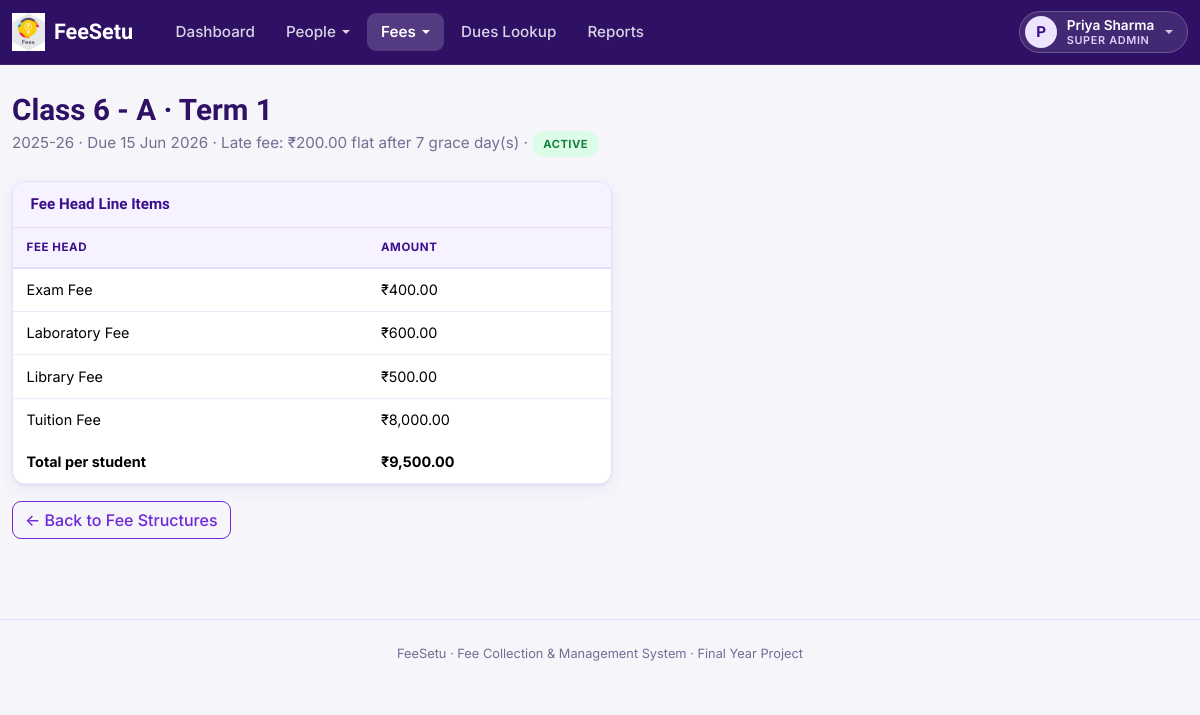
/index.php?route=fee-structures/view&id=1 (signed in), run on the app's committed database.
### tables this page shows
CREATE TABLE fee_structures (
    id                INT AUTO_INCREMENT PRIMARY KEY,
    class_id          INT NOT NULL,
    term              VARCHAR(30) NOT NULL,
    academic_year     VARCHAR(9) NOT NULL,
    due_date          DATE NOT NULL,
    late_fee_type     ENUM('flat','percent') NOT NULL DEFAULT 'flat',
    late_fee_value    DECIMAL(10,2) NOT NULL DEFAULT 0.00,
    grace_days        INT NOT NULL DEFAULT 0,
    created_by        INT NULL,
    status            ENUM('active','inactive') NOT NULL DEFAULT 'active',
    created_at        TIMESTAMP NOT NULL DEFAULT CURRENT_TIMESTAMP,
    UNIQUE KEY uq_structure (class_id, term, academic_year),
    FOREIGN KEY (class_id) REFERENCES classes(id) ON DELETE CASCADE,
    FOREIGN KEY (created_by) REFERENCES users(id) ON DELETE SET NULL
);

CREATE TABLE classes (
    id             INT AUTO_INCREMENT PRIMARY KEY,
    name           VARCHAR(50) NOT NULL,
    section        VARCHAR(10) NOT NULL,
    academic_year  VARCHAR(9) NOT NULL,
    created_at     TIMESTAMP NOT NULL DEFAULT CURRENT_TIMESTAMP,
    UNIQUE KEY uq_class (name, section, academic_year)
);

CREATE TABLE fee_structure_items (
    id                 INT AUTO_INCREMENT PRIMARY KEY,
    fee_structure_id   INT NOT NULL,
    fee_head_id        INT NOT NULL,
    amount             DECIMAL(10,2) NOT NULL,
    UNIQUE KEY uq_structure_item (fee_structure_id, fee_head_id),
    FOREIGN KEY (fee_structure_id) REFERENCES fee_structures(id) ON DELETE CASCADE,
    FOREIGN KEY (fee_head_id) REFERENCES fee_heads(id) ON DELETE RESTRICT
);

CREATE TABLE fee_heads (
    id            INT AUTO_INCREMENT PRIMARY KEY,
    name          VARCHAR(100) NOT NULL UNIQUE,
    description   VARCHAR(255) NULL,
    created_at    TIMESTAMP NOT NULL DEFAULT CURRENT_TIMESTAMP
);

### app/controllers/FeeController.php (called while the page is built, shortened)
<?php
require_once __DIR__ . '/../models/FeeStructure.php';
class FeeController
{
    public function structureView(): void
    {
        $id = (int)($_GET['id'] ?? 0);
        $structure = FeeStructure::find($id);
        $items = FeeStructure::items($id);
        require __DIR__ . '/../views/fees/structure_view.php';
    }
}

### public/index.php (called while the page is built, shortened)
<?php
require_once __DIR__ . '/../core/helpers.php';
require_once __DIR__ . '/../core/Database.php';
require_once __DIR__ . '/../app/controllers/FeeController.php';
$router = new Router();
$router->get('login', fn() => (new AuthController())->showLogin());
$router->post('login', fn() => (new AuthController())->login());
$router->post('logout', fn() => (new AuthController())->logout());
$router->get('account/password', fn() => (new AccountController())->passwordForm());
$router->post('account/password', fn() => (new AccountController())->passwordUpdate());
$router->get('admin/dashboard', fn() => (new AdminController())->dashboard());
$router->get('admin/classes', fn() => (new AdminController())->classes());
$router->post('admin/classes/store', fn() => (new AdminController())->classStore());
$router->post('admin/classes/update', fn() => (new AdminController())->classUpdate());
$router->post('admin/classes/delete', fn() => (new AdminController())->classDelete());
$router->get('admin/students', fn() => (new AdminController())->students());
$router->post('admin/students/store', fn() => (new AdminController())->studentStore());
$router->get('admin/students/import', fn() => (new AdminController())->studentImportForm());
$router->post('admin/students/import', fn() => (new AdminController())->studentImport());
$router->get('admin/students/import/result', fn() => (new AdminController())->studentImportResult());
$router->get('admin/students/view', fn() => (new AdminController())->studentView());
$router->post('admin/students/status', fn() => (new AdminController())->studentStatus());
$router->get('admin/accountants', fn() => (new AdminController())->accountants());
$router->post('admin/accountants/store', fn() => (new AdminController())->accountantStore());
$router->post('admin/accountants/status', fn() => (new AdminController())->accountantStatus());
$router->get('accountant/dashboard', fn() => (new AccountantController())->dashboard());
$router->get('fee-heads', fn() => (new FeeController())->heads());
$router->post('fee-heads/store', fn() => (new FeeController())->headStore());
$router->post('fee-heads/update', fn() => (new FeeController())->headUpdate());
$router->post('fee-heads/delete', fn() => (new FeeController())->headDelete());
$router->get('fee-structures', fn() => (new FeeController())->structures());
$router->get('fee-structures/create', fn() => (new FeeController())->structureCreateForm());
$router->post('fee-structures/store', fn() => (new FeeController())->structureStore());
$router->get('fee-structures/view', fn() => (new FeeController())->structureView());
$router->post('fee-structures/status', fn() => (new FeeController())->structureStatus());
$router->get('dues', fn() => (new DuesController())->search());
$router->get('dues/view', fn() => (new DuesController())->view());
$router->post('dues/concession', fn() => (new DuesController())->concessionStore());
$router->get('payments/collect', fn() => (new PaymentController())->collectForm());
$router->post('payments/store', fn() => (new PaymentController())->store());
$router->get('payments/receipt', fn() => (new PaymentController())->receipt());
$router->get('payments/receipt/download', fn() => (new PaymentController())->receiptDownload());
$router->get('reports', fn() => (new ReportController())->index());
$router->get('student/dashboard', fn() => (new StudentController())->dashboard());
$router->get('student/dues', fn() => (new StudentController())->dues());
$router->get('student/history', fn() => (new StudentController())->history());
$route = $_GET['route'] ?? '';
$router->dispatch($_SERVER['REQUEST_METHOD'], $route);

### core/Router.php (called while the page is built, shortened)
<?php
class Router
{
    private array $routes = ['GET' => [], 'POST' => []];
    public function get(string $route, callable $handler): void
    {
        $this->routes['GET'][$route] = $handler;
    }
    public function post(string $route, callable $handler): void
    {
        $this->routes['POST'][$route] = $handler;
    }
    public function dispatch(string $method, string $route): void
    {
        $handler = $this->routes[$method][$route] ?? null;
        try {
            $handler();
        } catch (Throwable $e) {
            error_log($e->getMessage());
            http_response_code(500);
            require __DIR__ . '/../app/views/errors/500.php';
        }
    }
}

### core/Database.php (called while the page is built)
<?php
class Database
{
    private static ?PDO $instance = null;
    public static function connect(): PDO
    {
        if (self::$instance === null) {
            $config = require __DIR__ . '/../config/database.php';
            $dsn = sprintf(
                'mysql:host=%s;port=%d;dbname=%s;charset=%s',
                $config['host'],
                $config['port'],
                $config['database'],
                $config['charset']
            );
            self::$instance = new PDO($dsn, $config['username'], $config['password'], [
                PDO::ATTR_ERRMODE            => PDO::ERRMODE_EXCEPTION,
                PDO::ATTR_DEFAULT_FETCH_MODE => PDO::FETCH_ASSOC,
                PDO::ATTR_EMULATE_PREPARES   => false,
            ]);
        }
        return self::$instance;
    }
}

### app/models/FeeStructure.php (called while the page is built, shortened)
<?php
class FeeStructure
{
    private static function baseSelect(): string
    {
        return 'SELECT fs.*, c.name AS class_name, c.section AS class_section
                 FROM fee_structures fs
                 JOIN classes c ON c.id = fs.class_id';
    }
    public static function find(int $id): ?array
    {
        $stmt = Database::connect()->prepare(self::baseSelect() . ' WHERE fs.id = ?');
        $stmt->execute([$id]);
        $row = $stmt->fetch();
        return $row ?: null;
    }
    public static function items(int $feeStructureId): array
    {
        $stmt = Database::connect()->prepare(
            'SELECT fsi.*, fh.name AS fee_head_name
             FROM fee_structure_items fsi
             JOIN fee_heads fh ON fh.id = fsi.fee_head_id
             WHERE fsi.fee_structure_id = ?
             ORDER BY fh.name'
        );
        $stmt->execute([$feeStructureId]);
        return $stmt->fetchAll();
    }
}

### core/helpers.php (called while the page is built, shortened)
<?php
function e(?string $value): string
{
    return htmlspecialchars($value ?? '', ENT_QUOTES, 'UTF-8');
}
function inr(float|int|string $amount): string
{
    $amount = (float)$amount;
    $negative = $amount < 0;
    $amount = abs($amount);
    $parts = explode('.', number_format($amount, 2, '.', ''));
    $intPart = $parts[0];
    $decPart = $parts[1];
    if (strlen($intPart) > 3) {
        $lastThree = substr($intPart, -3);
        $rest = substr($intPart, 0, -3);
        $rest = preg_replace('/\B(?=(\d{2})+(?!\d))/', ',', $rest);
        $grouped = $rest . ',' . $lastThree;
    } else {
        $grouped = $intPart;
    }
    return ($negative ? '-' : '') . '₹' . $grouped . '.' . $decPart;
}
function format_date(?string $date): string
{
    $ts = strtotime($date);
    return $ts === false ? '-' : date('d M Y', $ts);
}

### app/views/fees/structure_view.php (the view)
<?php require __DIR__ . '/../partials/header.php'; ?>
<?php require __DIR__ . '/../partials/navbar.php'; ?>
<h1 class="fs-page-title"><?= e($structure['class_name']) ?> - <?= e($structure['class_section']) ?> &middot; <?= e($structure['term']) ?></h1>
<p class="fs-page-sub"><?= e($structure['academic_year']) ?> &middot; Due <?= format_date($structure['due_date']) ?> &middot;
    Late fee: <?= $structure['late_fee_type'] === 'flat' ? inr($structure['late_fee_value']) . ' flat' : (float)$structure['late_fee_value'] . '%' ?> after <?= (int)$structure['grace_days'] ?> grace day(s)
    &middot; <span class="badge-status badge-<?= $structure['status'] === 'active' ? 'active' : 'inactive' ?>"><?= e($structure['status']) ?></span>
</p>
<div class="card" style="max-width:600px;">
    <div class="card-header">Fee Head Line Items</div>
    <div class="table-responsive">
        <table class="table mb-0">
            <thead><tr><th>Fee Head</th><th>Amount</th></tr></thead>
            <tbody>
            <?php $total = 0; foreach ($items as $it): $total += (float)$it['amount']; ?>
                <tr><td><?= e($it['fee_head_name']) ?></td><td><?= inr($it['amount']) ?></td></tr>
            <?php endforeach; ?>
            </tbody>
            <tfoot>
                <tr class="fw-bold"><td>Total per student</td><td><?= inr($total) ?></td></tr>
            </tfoot>
        </table>
    </div>
</div>
<a href="/index.php?route=fee-structures" class="btn btn-outline-primary mt-3">&larr; Back to Fee Structures</a>
<?php require __DIR__ . '/../partials/footer.php'; ?>

### public/assets/css/style.css (style rules this page uses)
:root { --fs-purple-950: #1E0A45; --fs-purple-900: #2E1065; --fs-purple-800: #3B0F8C; --fs-purple-700: #5B21B6; --fs-purple-600: #6D28D9; --fs-purple-500: #7C3AED; --fs-purple-400: #A78BFA; --fs-purple-200: #DDD0FB; --fs-purple-100: #EDE4FF; --fs-purple-50: #F7F2FF; --fs-yellow-500: #F5B301; --fs-yellow-400: #FBBF24; --fs-yellow-100: #FEF3C7; --fs-green-700: #15803D; --fs-green-600: #16A34A; --fs-green-100: #DCFCE7; --fs-red-700: #B91C1C; --fs-red-600: #DC2626; --fs-red-100: #FEE2E2; --fs-amber-700: #B45309; --fs-ink: #241A3D; --fs-body: #4B4160; --fs-muted: #776C92; --fs-border: #E6DDFB; --fs-bg: #F6F5FA; --fs-surface: #FFFFFF; --fs-radius: 14px; --fs-radius-sm: 9px; --fs-shadow: 0 1px 2px rgba(46, 16, 101, 0.05), 0 4px 16px rgba(76, 29, 149, 0.07); --fs-shadow-lg: 0 12px 32px rgba(46, 16, 101, 0.18); --bs-primary: #6D28D9; --bs-primary-rgb: 109, 40, 217; --bs-link-color: #6D28D9; --bs-link-color-rgb: 109, 40, 217; --bs-link-hover-color: #3B0F8C; --bs-link-hover-color-rgb: 59, 15, 140; --bs-body-color: #4B4160; --bs-border-color: #E6DDFB; --bs-focus-ring-color: rgba(124, 58, 237, 0.2); }
* { box-sizing: border-box; }
body { background: var(--fs-bg); color: var(--fs-body); font-family: 'Inter', -apple-system, BlinkMacSystemFont, 'Segoe UI', sans-serif; font-size: 0.95rem; -webkit-font-smoothing: antialiased; }
h1, h2, h3, h4, h5, .brand-font { font-family: 'Baloo 2', 'Inter', sans-serif; color: var(--fs-purple-900); font-weight: 600; }
a { color: var(--fs-purple-600); text-decoration: none; }
.fs-page-title { margin-bottom: 0.15rem; font-size: 1.85rem; }
.fs-page-sub { color: var(--fs-muted); margin-bottom: 1.5rem; }
.card, .fs-card { background: var(--fs-surface); border: 1px solid var(--fs-border); border-radius: var(--fs-radius); box-shadow: var(--fs-shadow); }
.card-header, .fs-card-header { background: var(--fs-purple-50); border-bottom: 1px solid var(--fs-border); border-radius: var(--fs-radius) var(--fs-radius) 0 0 !important; font-family: 'Baloo 2', sans-serif; font-weight: 600; color: var(--fs-purple-800); padding: 0.7rem 1.1rem; }
.btn { border-radius: var(--fs-radius-sm); font-weight: 500; }
.btn-outline-primary { --bs-btn-color: var(--fs-purple-600); --bs-btn-border-color: var(--fs-purple-600); --bs-btn-hover-bg: var(--fs-purple-600); --bs-btn-hover-border-color: var(--fs-purple-600); --bs-btn-active-bg: var(--fs-purple-700); --bs-btn-active-border-color: var(--fs-purple-700); --bs-btn-focus-shadow-rgb: 124, 58, 237; }
.table { --bs-table-bg: transparent; --bs-table-hover-bg: var(--fs-purple-50); --bs-table-border-color: #EFE9FB; font-size: 0.9rem; color: var(--fs-body); }
.table > :not(caption) > * > * { padding: 0.65rem 0.85rem; }
.table thead th { background: var(--fs-purple-50); color: var(--fs-purple-800); font-size: 0.72rem; text-transform: uppercase; letter-spacing: 0.05em; font-weight: 700; border-bottom: 2px solid var(--fs-border); }
.table td, .table th { vertical-align: middle; }
.table-responsive .table th, .table-responsive .table td { white-space: nowrap; }
.table-responsive { border-radius: 0 0 var(--fs-radius) var(--fs-radius); }
.table-responsive > .table > tbody > tr:last-child > * { border-bottom: 0; }
.badge-status { display: inline-block; border-radius: 999px; padding: 0.3rem 0.7rem; font-size: 0.7rem; font-weight: 700; text-transform: uppercase; letter-spacing: 0.04em; white-space: nowrap; }
.badge-active { background: var(--fs-green-100); color: var(--fs-green-700); }

### data on the page
fee_structures: class.name "Class 6", class.section "A", term "Term 1", academic_year "2025-26", due_date "15 Jun 2026", late_fee_value "₹200.00", grace_days "7", status "ACTIVE"
fee_structure_items: fee_head.name "Exam Fee", amount "₹400.00"
fee_structure_items: fee_head.name "Laboratory Fee", amount "₹600.00"
fee_structure_items: fee_head.name "Library Fee", amount "₹500.00"
fee_structure_items: fee_head.name "Tuition Fee", amount "₹8,000.00"

### other printed values
$item "Dashboard"
$item['label'] "People"
$item['label'] "Fees"
$item "Dues Lookup"
$item "Reports"
$initial "P"
$userName "Priya Sharma"
$roleLabel "SUPER ADMIN"
inr($total) "₹9,500.00"
